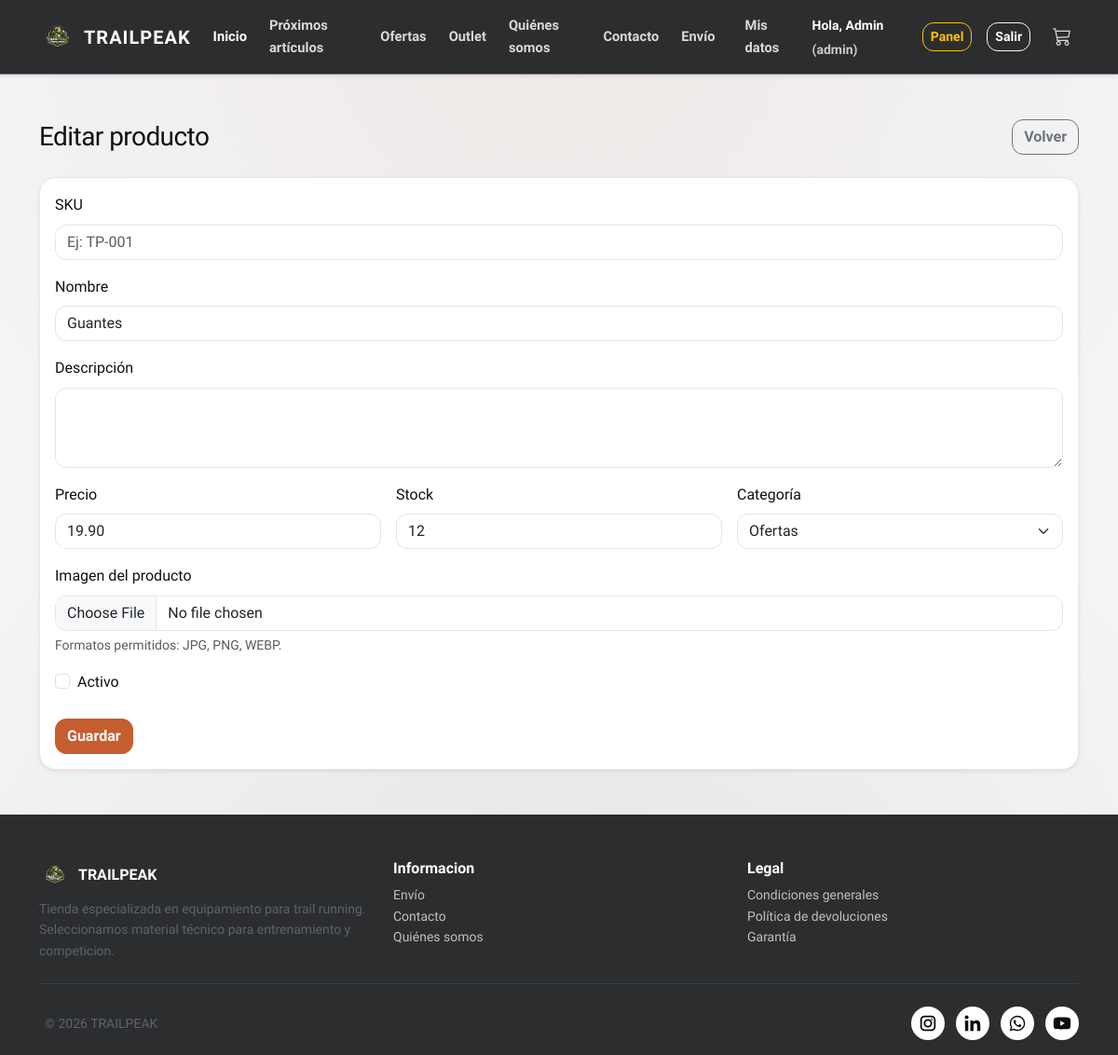
The page /admin/producto_form.php?id=8 (signed in) on the database as committed earlier.
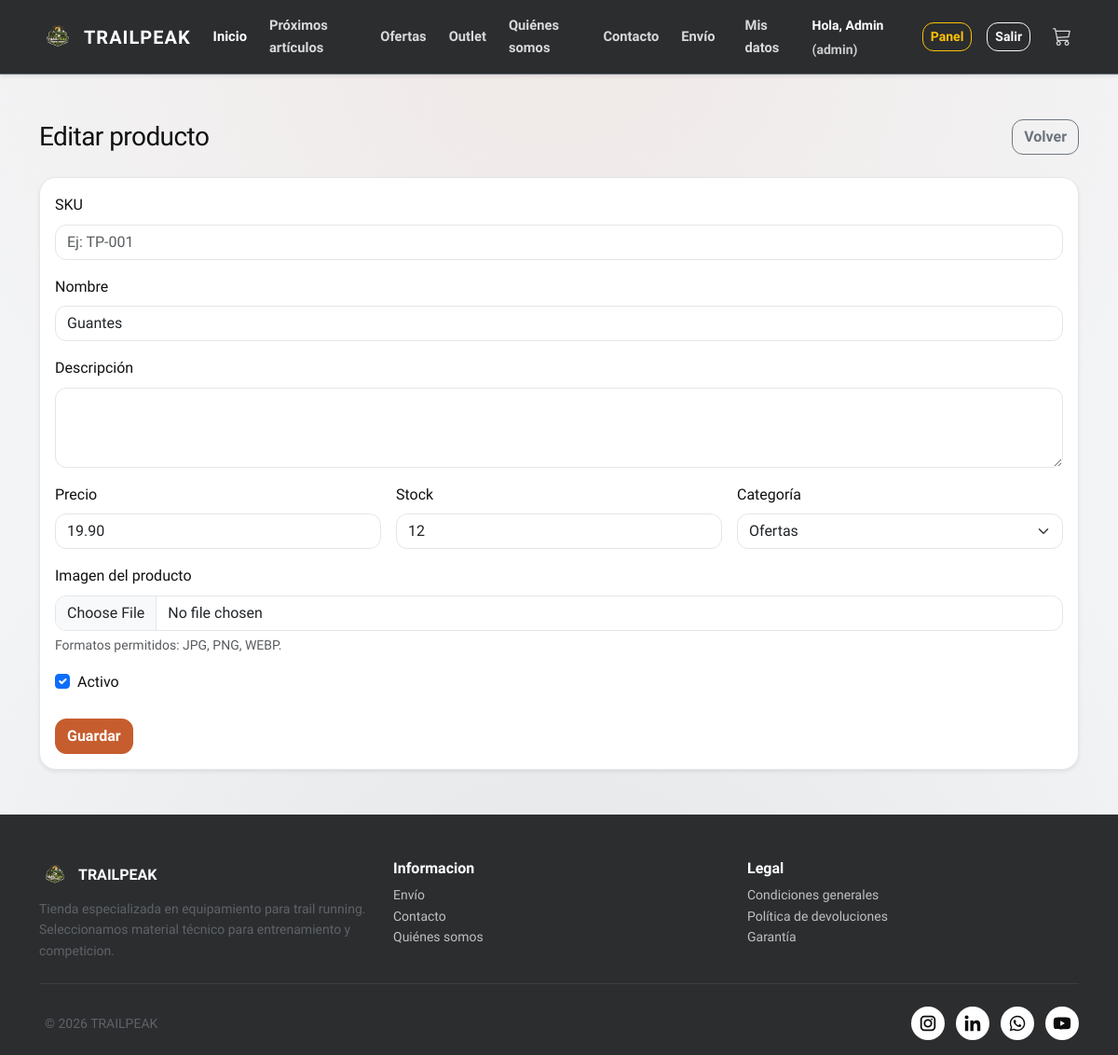
The same page on the database as committed later.
### tables this page shows
CREATE TABLE `producto` (
  `id_producto` int(11) NOT NULL,
  `sku` varchar(50) DEFAULT NULL,
  `nombre` varchar(100) NOT NULL,
  `descripcion` text DEFAULT NULL,
  `precio` decimal(8,2) NOT NULL,
  `stock` int(11) NOT NULL,
  `id_categoria` int(11) NOT NULL,
  `imagen_path` varchar(255) DEFAULT NULL,
  `activo` tinyint(1) DEFAULT 1
);

CREATE TABLE `categoria` (
  `id_categoria` int(11) NOT NULL,
  `nombre` varchar(100) NOT NULL,
  `id_padre` int(11) DEFAULT NULL,
  `activo` tinyint(1) DEFAULT 1
);

### admin/producto_form.php (the view, shortened to what this page needs)
<?php
require_once __DIR__ . '/../config/db.php';
$idProducto = (int)($_GET['id'] ?? 0);
$stmt = $pdo->query("SELECT id_categoria, nombre FROM categoria ORDER BY nombre");
$categorias = $stmt->fetchAll(PDO::FETCH_ASSOC);
$producto = [
  'sku' => '',
  'nombre' => '',
  'descripcion' => '',
  'precio' => '',
  'stock' => '',
  'id_categoria' => '',
  'imagen_path' => '',
  'activo' => 1
];
if ($idProducto > 0) {
  $stmt = $pdo->prepare("
    SELECT id_producto, sku, nombre, descripcion, precio, stock, id_categoria, imagen_path, activo
    FROM producto
    WHERE id_producto = ?
    LIMIT 1
  ");
  $stmt->execute([$idProducto]);
  $producto = $stmt->fetch(PDO::FETCH_ASSOC) ?: $producto;
}
?>
<?php require_once __DIR__ . '/../includes/header.php'; ?>
  <main class="container py-5">
    <div class="d-flex justify-content-between align-items-center mb-4">
      <h1 class="h3 mb-0"><?= $idProducto > 0 ? 'Editar producto' : 'Nuevo producto' ?></h1>
      <a class="btn btn-outline-secondary" href="<?= BASE_URL ?>admin/productos.php">Volver</a>
    </div>
    <form method="post" class="card card-body shadow-sm" enctype="multipart/form-data">
      <div class="mb-3">
        <label class="form-label">SKU</label>
        <input type="text" name="sku" class="form-control" value="<?= htmlspecialchars($producto['sku'] ?? '') ?>" placeholder="Ej: TP-001">
      </div>
      <div class="mb-3">
        <label class="form-label">Nombre</label>
        <input type="text" name="nombre" class="form-control" value="<?= htmlspecialchars($producto['nombre'] ?? '') ?>" required>
      </div>
      <div class="mb-3">
        <label class="form-label">Descripción</label>
        <textarea name="descripcion" class="form-control" rows="3"><?= htmlspecialchars($producto['descripcion'] ?? '') ?></textarea>
      </div>
      <div class="row g-3">
        <div class="col-md-4">
          <label class="form-label">Precio</label>
          <input type="number" step="0.01" min="0" name="precio" class="form-control" value="<?= htmlspecialchars((string)$producto['precio']) ?>" required>
        </div>
        <div class="col-md-4">
          <label class="form-label">Stock</label>
          <input type="number" min="0" name="stock" class="form-control" value="<?= htmlspecialchars((string)$producto['stock']) ?>" required>
        </div>
        <div class="col-md-4">
          <label class="form-label">Categoría</label>
          <select name="id_categoria" class="form-select" required>
            <?php foreach ($categorias as $c): ?>
              <option value="<?= (int)$c['id_categoria'] ?>" <?= ((int)$producto['id_categoria'] === (int)$c['id_categoria']) ? 'selected' : '' ?>>
                <?= htmlspecialchars($c['nombre']) ?>
              </option>
            <?php endforeach; ?>
          </select>
        </div>
      </div>
      <div class="mt-3">
        <label class="form-label">Imagen del producto</label>
        <input type="file" name="imagen" class="form-control" accept="image/jpeg,image/png,image/webp">
        <div class="form-text">Formatos permitidos: JPG, PNG, WEBP.</div>
      </div>
      <div class="form-check mt-3">
        <input class="form-check-input" type="checkbox" name="activo" id="activo" <?= ((int)$producto['activo'] === 1) ? 'checked' : '' ?>>
        <label class="form-check-label" for="activo">Activo</label>
      </div>
      <div class="mt-4">
        <button class="btn btn-primary" type="submit">Guardar</button>
      </div>
    </form>
  </main>
<?php require_once __DIR__ . '/../includes/footer.php'; ?>

Rows that differ between the two databases and show on the page:
changed producto "Guantes": activo "☐" → "☑"
